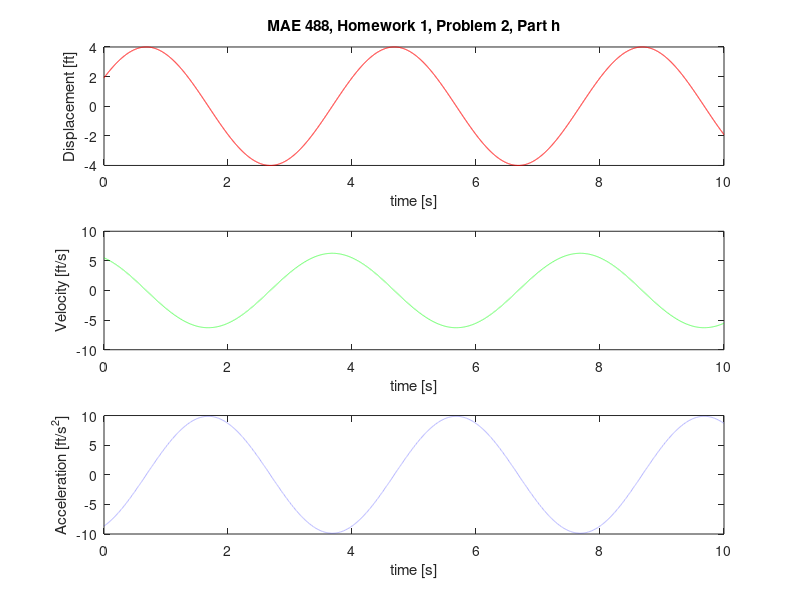
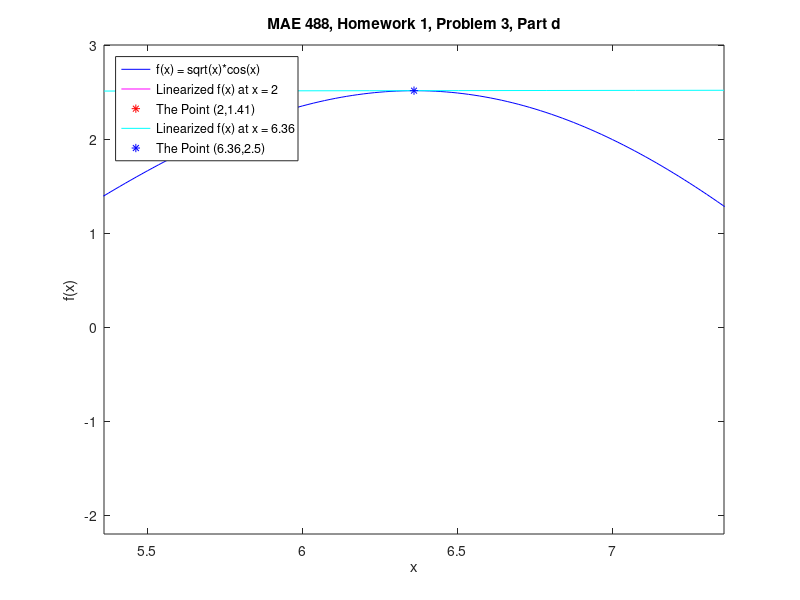
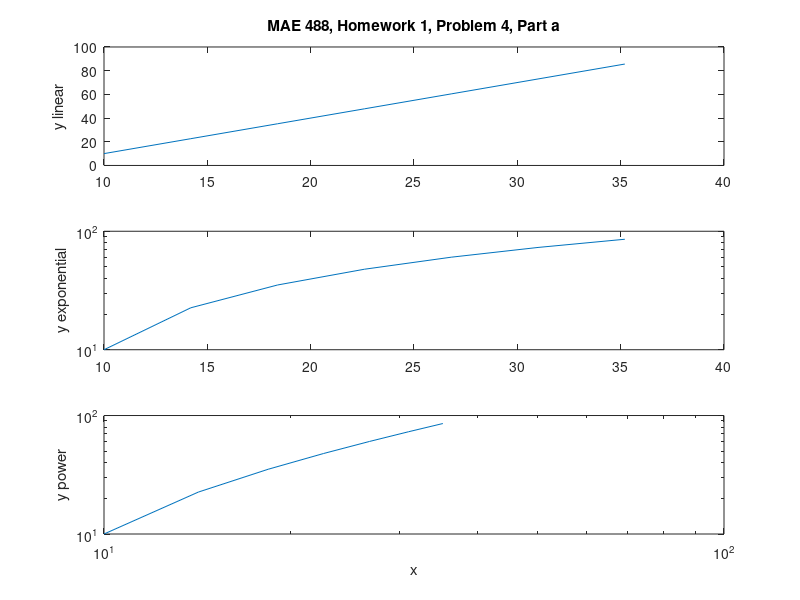
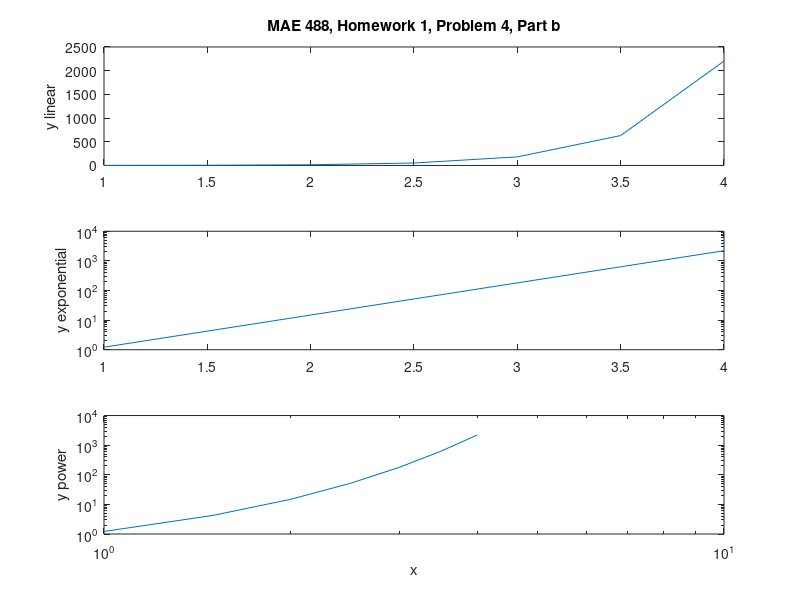

The MATLAB source for these figures, in order:
% MAE488_Nicholas_Hawse_HW1
% MAE 488 03 Analisis of ANALY ENGINEERING SYSTEMS
% Homework 1
% Nicholas Hawse
% 1/20/2025
% This code finds and plots solutions to the problems in HW 1

clear
clc
close all

fprintf('===================================================================\n')
fprintf('MAE 488, Homework # 1, Spring 2025\n')
fprintf('===================================================================\n')
fprintf('\n\n')

% =============================================================================
% Problem 2 
% =============================================================================
% Plot the function y(x) and its first and second derivitives as a function
% of time
%
fprintf('=============================\n')
fprintf('Problem 2 Part h\n')
fprintf('=============================\n')
fprintf('This code plots the function of displacement Y(x) = A sin( Bt + PHI) and\n')
fprintf('also plots the velocity function and acceleration function coresponding\n')
fprintf('to the displacement function.\n')
fprintf('see the figure below\n\n\n\n\n')

% Y(t) = A sin( Bt + PHI)

A = 4; % 4 ft amplitude
B = pi/2; % radian frequency 
PHI = 1/2; % phase offset rad
time = 0:0.001:10; % a vector that discatizes time

YOfT = @(t) A*sin(B*t + PHI); % the function of displacement
VOfT = @(t) B*A*cos(B*t + PHI); % the function of velocity
AOfT = @(t) -B*B*A*cos(B*t + PHI); % the function of acc.


subplot(3,1,1) % puts a plot in the first of 3 subplots
y1 = YOfT(time); % finds the function output as a vector
plot(time,y1,'r') %plots the function in red
xlabel('time [s]') % lables
ylabel('Displacement [ft]')

title('MAE 488, Homework 1, Problem 2, Part h') %title

subplot(3,1,2)% puts a plot in the 2 of 3 subplots
y2 = VOfT(time);% finds the function output as a vector
plot(time,y2,'g--')%plots the function in green dashes
xlabel('time [s]')
ylabel('Velocity [ft/s]')

subplot(3,1,3)% puts a plot in the 3 of 3 subplots
y3 = AOfT(time);% finds the function output as a vector
plot(time,y3,'b:')%plots the function in blue dots
xlabel('time [s]')
ylabel('Acceleration [ft/s^2]')

% =============================================================================
% Problem 3 
% =============================================================================
% Plot the function y(x) two of its talor approximations 
%
fprintf('=============================\n')
fprintf('Problem 3 Part d\n')
fprintf('=============================\n')
fprintf('This code plots the function f(x) = sqrt(x)*sin(x) and also two of its\n')
fprintf('first order taylor series aproximations at x = 2 and x = 6.36 in radiens\n')
fprintf('see the figure below\n\n\n\n\n')

% f(x) = sqrt(x)cos(x)
% f'(x) = -sqrt(x)sin(x) + 1/2*1/sqrt(x)*cos(x)

FOfX = @(x) sqrt(x).*cos(x); % the function of x

FPrimeOfX = @(x) -sqrt(x)*sin(x) + 0.5*x^(-0.5)*cos(x); %the derivative

TaylorOne = @(x) FPrimeOfX(2)*x +(FOfX(2)-2*FPrimeOfX(2)); % the first order taylor at a = 2

TaylorTwo = @(x) FPrimeOfX(6.36)*x +(FOfX(6.36)-6.36*FPrimeOfX(6.36));% the first order taylor at a = 6.36

figure(2) % start a new figure

fplot(FOfX,[0,8],'b') % plot the origanal function
hold on;
fplot(TaylorOne,[1,3],'m') % plot the first talor aprox at a = 2

plot(2,FOfX(2),'r*') % plot the point that the taylor comes from

fplot(TaylorTwo,[5.36,7.36],'c')% plot the first talor aprox at a = 6.36

plot(6.36,FOfX(6.36),'b*')% plot the point that the taylor comes from

title('MAE 488, Homework 1, Problem 3, Part d') %lables
xlabel('x')
ylabel('f(x)')
ylim([-2.2,3])
legend('f(x) = sqrt(x)*cos(x)','Linearized f(x) at x = 2'...
    ,'The Point (2,1.41)','Linearized f(x) at x = 6.36' ...
    ,'The Point (6.36,2.5)','Location','northwest')


% =============================================================================
% Problem 4 part a \n
% =============================================================================
% Plot a table on linear exponetial and power axies to see where it is linear 
%

fprintf('=============================\n')
fprintf('Problem 4 Part a \n')
fprintf('=============================\n')
fprintf('This code plots a set of data on three plots: Linear, LogY and Log-Log\n')
fprintf('Given:\n')
fprintf('x= 10 14.2 18.4 22.6 26.8 31 35.2\n')
fprintf('y= 10 22.6 35.2 47.8 60.4 73 85.6\n')
fprintf('see the figure below\n\n\n\n\n')

ax = [10 14.2 18.4 22.6 26.8 31 35.2];
ay = [10 22.6 35.2 47.8 60.4 73 85.6];



figure(3) % creates a new figure 

subplot(3,1,1) % first of 3 subplots
plot(ax,ay)
title('MAE 488, Homework 1, Problem 4, Part a')
ylabel('y linear')

subplot(3,1,2) % first of 3 subplots
semilogy(ax,ay)
ylabel('y exponential')

subplot(3,1,3) % first of 3 subplots
loglog(ax,ay)
ylabel('y power')
xlabel('x')




% =============================================================================
% Problem 4 part b
% =============================================================================
% Plot a table on linear exponetial and power axies to see where it is linear 
%

fprintf('=============================\n')
fprintf('Problem 4 Part b\n')
fprintf('=============================\n')
fprintf('This code plots a set of data on three plots: Linear, LogY and Log-Log\n')
fprintf('Given:\n')
fprintf('x= 1     1.5    2     2.5   3     3.5    4\n')
fprintf('y= 1.218 4.252 14.84 51.8 180.8 631.1 2202.7\n')
fprintf('see the figure below\n\n\n\n\n')



bx = [1 1.5 2 2.5 3 3.5 4];
by = [1.218 4.252 14.84 51.8 180.8 631.1 2202.7];

figure(4)

subplot(3,1,1) % second of 3 subplots
plot(bx,by)
title('MAE 488, Homework 1, Problem 4, Part b')
ylabel('y linear')

subplot(3,1,2) % second of 3 subplots
semilogy(bx,by)
ylabel('y exponential')

subplot(3,1,3) % second of 3 subplots
loglog(bx,by)
ylabel('y power')
xlabel('x')


% =============================================================================
% Problem 4 part c
% =============================================================================
% Plot a table on linear exponetial and power axies to see where it is linear 
%

fprintf('=============================\n')
fprintf('Problem 4 Part c\n')
fprintf('=============================\n')
fprintf('This code plots a set of data on three plots: Linear, LogY and Log-Log\n')
fprintf('Given:\n')
fprintf('x= 2     5    8    11    14     17  20\n')
fprintf('y= 0.032 1.25 8.19 29.28 76.83 167 320\n')
fprintf('see the figure below\n\n\n\n\n')


cx = [2 5 8 11 14 17 20];
cy = [0.032 1.25 8.19 29.28 76.83 167 320];

figure(5)

subplot(3,1,1) % second of 3 subplots
plot(cx,cy)
title('MAE 488, Homework 1, Problem 4, Part c')
ylabel('y linear')

subplot(3,1,2) % second of 3 subplots
semilogy(cx,cy)
ylabel('y exponential')

subplot(3,1,3) % second of 3 subplots
loglog(cx,cy)
ylabel('y power')
xlabel('x')